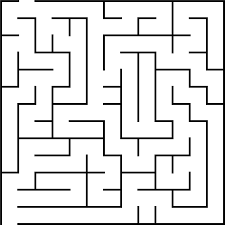
#> input picture maze.png, 225 x 225 px
$ python maze-detector.py
#> lines starting #> are read from the running program, lines starting #| are printed output that depends on the picture; after the words box and inside, x2 and y2 are one past the last pixel; in counts of white or black regions, pixels touching at a corner belong together
import cv2
import numpy as np

filename = 'maze.png'
img = cv2.imread(filename)
#> img is the input picture: shape (225, 225, 3); min 0, max 255, mean 225.5
gray = cv2.cvtColor(img,cv2.COLOR_BGR2GRAY)

# find Harris corners
gray = np.float32(gray)
dst = cv2.cornerHarris(gray,2,3,0.04)
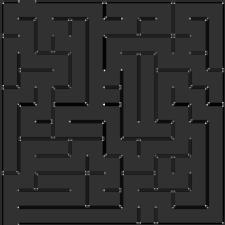
#> dst: shape (225, 225) float32; min -152295440, max 636462080, mean -13150447; drawn with min black and max white
dst = cv2.dilate(dst,None)
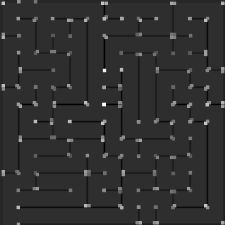
#> dst: shape (225, 225) float32; min -141250848, max 636462080, mean 6369876.5; drawn with min black and max white
ret, dst = cv2.threshold(dst,0.01*dst.max(),255,0)
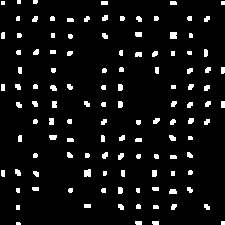
#> dst: shape (225, 225) float32; 6.2% white; 118 white regions (13 under 20 px), largest, box (x1, y1, x2, y2) and area: (84, 169, 91, 177) 51, (170, 32, 177, 39) 48, (49, 135, 57, 140) 36
#> ret = 6364620.8
dst = np.uint8(dst)

# find centroids
ret, labels, stats, centroids = cv2.connectedComponentsWithStats(dst)
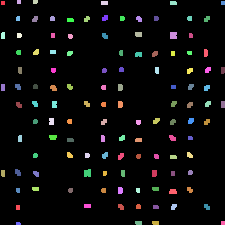
#> labels: shape (225, 225) int32; 119 distinct labels, from 0 to 118; one colour per label, 0 black
#> ret = 119; stats = 119 rows, first 6: [0, 0, 225, 225, 47501], [1, 1, 4, 4, 16], [17, 0, 4, 4, 16], [33, 0, 5, 4, 19], [101, 1, 7, 4, 28], [170, 1, 7, 4, 27]; centroids = 119 pairs, first value 2.5 to 222.5, second value 1.42 to 223.1

# define the criteria to stop and refine the corners
criteria = (cv2.TERM_CRITERIA_EPS + cv2.TERM_CRITERIA_MAX_ITER, 100, 0.001)
corners = cv2.cornerSubPix(gray,np.float32(centroids),(5,5),(-1,-1),criteria)
#> corners = 119 pairs, first value 1.61 to 222.5, second value 1.5 to 222.6

# Now draw them
res = np.hstack((centroids,corners))
#> res = 119 rows, first 6: [111.9, 112.2, 111.9, 112.2], [2.5, 2.5, 1.61, 1.61], [18.5, 1.5, 18.52, 1.5], [34.89, 1.42, 34.04, 1.5], [104, 2.5, 103.5, 1.84], [172.9, 2.56, 172.2, 1.79]
res = np.int0(res)
#> res = 119 rows, first 6: [111, 112, 111, 112], [2, 2, 1, 1], [18, 1, 18, 1], [34, 1, 34, 1], [104, 2, 103, 1], [172, 2, 172, 1]
img[res[:,1],res[:,0]]=[0,0,255]
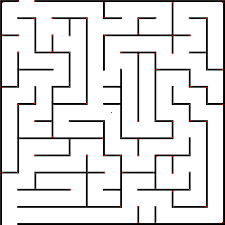
#> img: shape (225, 225, 3); 0.24% of pixels changed, all inside (x1, y1, x2, y2) = (2, 1, 223, 224)
img[res[:,3],res[:,2]] = [0,255,0]
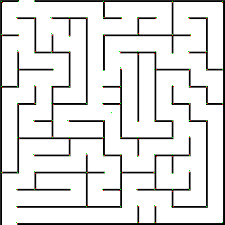
#> img: shape (225, 225, 3); 0.24% of pixels changed, all inside (x1, y1, x2, y2) = (1, 1, 223, 223)

cv2.imwrite('subpixel5.png',img)
